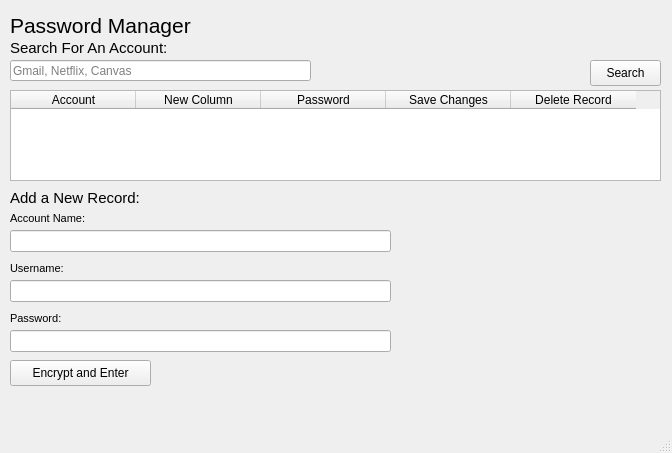
<?xml version="1.0" encoding="UTF-8"?>
<ui version="4.0">
 <class>MainWindow</class>
 <widget class="QMainWindow" name="MainWindow">
  <property name="geometry">
   <rect>
    <x>0</x>
    <y>0</y>
    <width>672</width>
    <height>453</height>
   </rect>
  </property>
  <property name="mouseTracking">
   <bool>false</bool>
  </property>
  <property name="windowTitle">
   <string>MainWindow</string>
  </property>
  <widget class="QWidget" name="centralwidget">
   <widget class="QLabel" name="label">
    <property name="geometry">
     <rect>
      <x>10</x>
      <y>10</y>
      <width>181</width>
      <height>31</height>
     </rect>
    </property>
    <property name="font">
     <font>
      <pointsize>16</pointsize>
     </font>
    </property>
    <property name="text">
     <string>Password Manager</string>
    </property>
   </widget>
   <widget class="QLabel" name="label_2">
    <property name="geometry">
     <rect>
      <x>10</x>
      <y>40</y>
      <width>251</width>
      <height>16</height>
     </rect>
    </property>
    <property name="font">
     <font>
      <pointsize>11</pointsize>
     </font>
    </property>
    <property name="text">
     <string>Search For An Account:</string>
    </property>
   </widget>
   <widget class="QLineEdit" name="searchLineEdit">
    <property name="geometry">
     <rect>
      <x>10</x>
      <y>60</y>
      <width>301</width>
      <height>21</height>
     </rect>
    </property>
    <property name="placeholderText">
     <string>Gmail, Netflix, Canvas</string>
    </property>
   </widget>
   <widget class="QTableWidget" name="tableWidget">
    <property name="geometry">
     <rect>
      <x>10</x>
      <y>90</y>
      <width>651</width>
      <height>91</height>
     </rect>
    </property>
    <attribute name="horizontalHeaderDefaultSectionSize">
     <number>125</number>
    </attribute>
    <column>
     <property name="text">
      <string>Account</string>
     </property>
    </column>
    <column>
     <property name="text">
      <string>New Column</string>
     </property>
    </column>
    <column>
     <property name="text">
      <string>Password</string>
     </property>
    </column>
    <column>
     <property name="text">
      <string>Save Changes</string>
     </property>
    </column>
    <column>
     <property name="text">
      <string>Delete Record</string>
     </property>
    </column>
   </widget>
   <widget class="QPushButton" name="searchButton">
    <property name="geometry">
     <rect>
      <x>590</x>
      <y>60</y>
      <width>71</width>
      <height>26</height>
     </rect>
    </property>
    <property name="text">
     <string>Search</string>
    </property>
   </widget>
   <widget class="QLabel" name="label_3">
    <property name="geometry">
     <rect>
      <x>10</x>
      <y>190</y>
      <width>131</width>
      <height>16</height>
     </rect>
    </property>
    <property name="font">
     <font>
      <pointsize>11</pointsize>
     </font>
    </property>
    <property name="text">
     <string>Add a New Record:</string>
    </property>
   </widget>
   <widget class="QLineEdit" name="accountLineEdit">
    <property name="geometry">
     <rect>
      <x>10</x>
      <y>230</y>
      <width>381</width>
      <height>22</height>
     </rect>
    </property>
   </widget>
   <widget class="QLabel" name="label_4">
    <property name="geometry">
     <rect>
      <x>10</x>
      <y>210</y>
      <width>81</width>
      <height>16</height>
     </rect>
    </property>
    <property name="font">
     <font>
      <pointsize>8</pointsize>
     </font>
    </property>
    <property name="text">
     <string>Account Name:</string>
    </property>
   </widget>
   <widget class="QLineEdit" name="userLineEdit">
    <property name="geometry">
     <rect>
      <x>10</x>
      <y>280</y>
      <width>381</width>
      <height>22</height>
     </rect>
    </property>
    <property name="text">
     <string/>
    </property>
   </widget>
   <widget class="QLabel" name="label_5">
    <property name="geometry">
     <rect>
      <x>10</x>
      <y>260</y>
      <width>81</width>
      <height>16</height>
     </rect>
    </property>
    <property name="font">
     <font>
      <pointsize>8</pointsize>
     </font>
    </property>
    <property name="text">
     <string>Username:</string>
    </property>
   </widget>
   <widget class="QLabel" name="label_6">
    <property name="geometry">
     <rect>
      <x>10</x>
      <y>310</y>
      <width>81</width>
      <height>16</height>
     </rect>
    </property>
    <property name="font">
     <font>
      <pointsize>8</pointsize>
     </font>
    </property>
    <property name="text">
     <string>Password:</string>
    </property>
   </widget>
   <widget class="QLineEdit" name="passwordLineEdit">
    <property name="geometry">
     <rect>
      <x>10</x>
      <y>330</y>
      <width>381</width>
      <height>22</height>
     </rect>
    </property>
    <property name="text">
     <string/>
    </property>
   </widget>
   <widget class="QPushButton" name="encryptButton">
    <property name="geometry">
     <rect>
      <x>10</x>
      <y>360</y>
      <width>141</width>
      <height>26</height>
     </rect>
    </property>
    <property name="text">
     <string>Encrypt and Enter</string>
    </property>
   </widget>
  </widget>
  <widget class="QMenuBar" name="menubar">
   <property name="geometry">
    <rect>
     <x>0</x>
     <y>0</y>
     <width>672</width>
     <height>33</height>
    </rect>
   </property>
  </widget>
  <widget class="QStatusBar" name="statusbar"/>
 </widget>
 <resources/>
 <connections/>
</ui>
